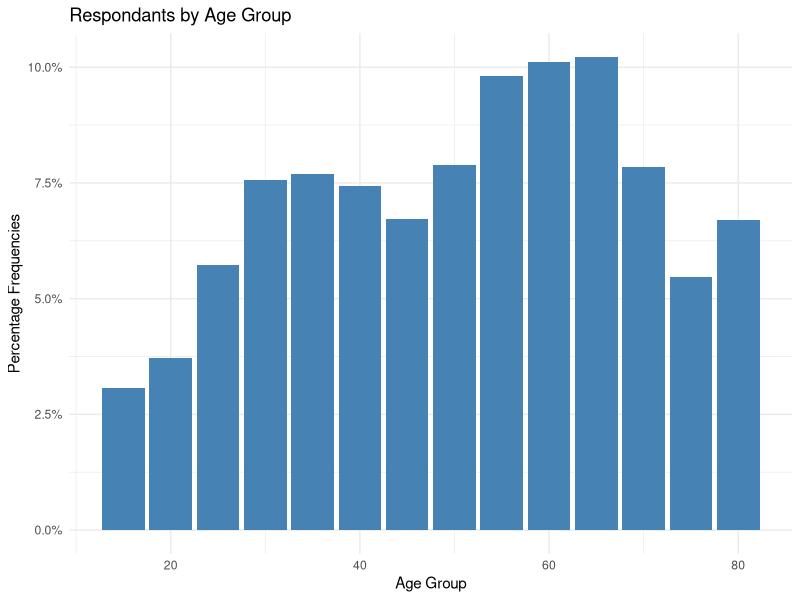
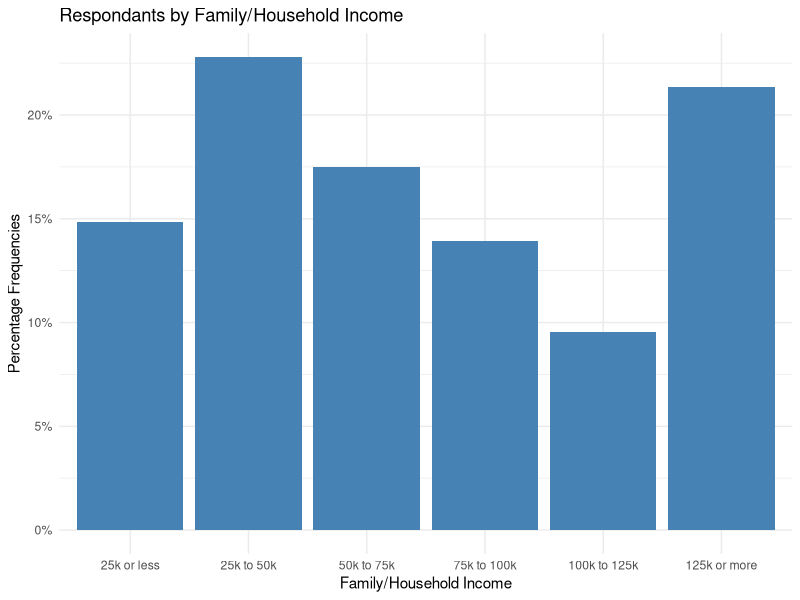
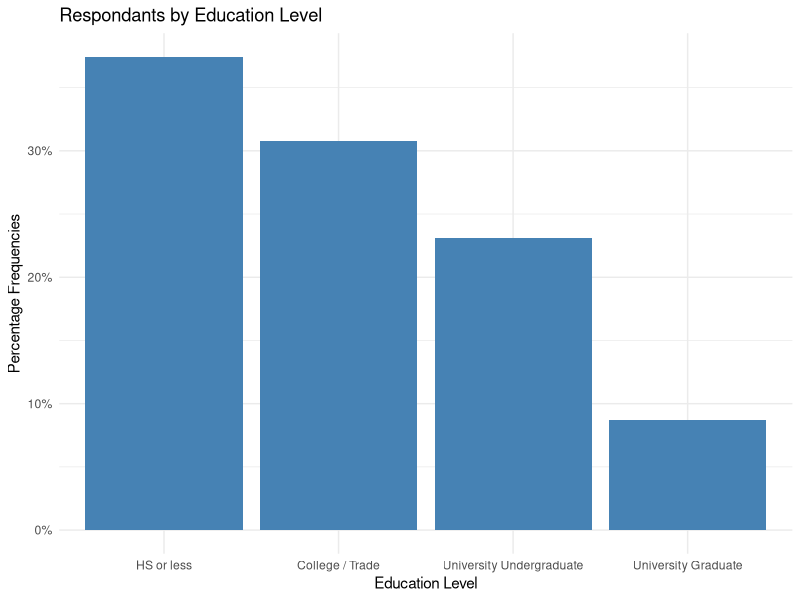

The R script that drew these images, in order:
## ---- chunk 1
knitr::opts_chunk$set(echo = FALSE)
library(dplyr)
library(knitr)
library(ggplot2)
library(tidyverse)
library(scales)
## ---- chunk 2
my_data <- read.csv("gss-prepared-for-analysis.csv")

display_data <- my_data %>% 
  select(
    caseid,
    sex,
    child,
    age,
    income_family,
    religion_importance,
    education_level,
    region,
    pop_center
  )

# Table 1

Table1 <- head(display_data) %>% 
  kable(align = "c",
        format = "simple",
        col.names = c("Case ID", "Sex", "Have Children", "Age", 
                      "Family Income", "Importance of Religion", "Education Level", "Province", "Urban / Rural"),
        )
  
Table1
## ---- chunk 3
Figure1 <- my_data %>% #Create an overall view of Age of respondents 
  ggplot(aes(x = age_group)) +
  geom_bar(aes(y = ..prop..), stat = "count", fill = "steelblue") + 
  scale_y_continuous(labels=scales::percent) +
  labs(title = "Respondants by Age Group", y = "Percentage Frequencies", x = "Age Group")+
  theme_minimal()  #Adjust how it is displayed 
  
Figure1 
## ---- chunk 4
display_data2 <- my_data %>% 
  select(
    age_group,
    income_family
  )

display_data2[display_data2=="$25,000 to $49,999"] <- "25k to 50k"
display_data2[display_data2=="Less than $25,000"] <- "25k or less"
display_data2[display_data2=="$50,000 to $74,999"] <- "50k to 75k"
display_data2[display_data2=="$75,000 to $99,999"] <- "75k to 100k"
display_data2[display_data2=="$100,000 to $ 124,999"] <- "100k to 125k"
display_data2[display_data2=="$125,000 and more"] <- "125k or more"



Figure2 <- display_data2 %>% #Create an overall view of Age of respondents 
    mutate(income_family = fct_relevel(income_family, 
            "25k or less", "25k to 50k", "50k to 75k", 
            "75k to 100k", "100k to 125k", "125k or more")) %>%
  ggplot(aes(x = income_family)) +
  geom_bar(aes(y = (..count..)/sum(..count..)), stat = "count", fill = "steelblue") + 
  scale_y_continuous(labels=scales::percent) +
  labs(title = "Respondants by Family/Household Income", y = "Percentage Frequencies", x = "Family/Household Income")+
  theme_minimal()  #Adjust how it is displayed 
  
Figure2 
## ---- chunk 5
Figure3 <- my_data %>% #Create an overall view of Age of respondents 
  mutate(education_level = fct_relevel(education_level, 
            "HS or less", "College / Trade", "University Undergraduate", 
            "University Graduate")) %>%
  ggplot(aes(x = education_level)) +
  geom_bar(aes(y = (..count..)/sum(..count..)), stat = "count", fill = "steelblue") + 
  scale_y_continuous(labels=scales::percent) +
  labs(title = "Respondants by Education Level", y = "Percentage Frequencies", x = "Education Level")+
  theme_minimal()  #Adjust how it is displayed 
  
Figure3 
## ---- chunk 6
dummy_income <- data.frame(
  "income level" = c("greater than $125,000", "between $25,000 to $49,999", "between $50,000 to $74,999", "between $75,000 to $99,999", "less than $25,000", "between $100,000 tp $124,999"),
  inc1 = c(1,0,0,0,0,0),
  inc2 = c(0,1,0,0,0,0),
  inc3 = c(0,0,1,0,0,0),
  inc4 = c(0,0,0,1,0,0),
  inc5 = c(0,0,0,0,1,0),
  inc6 = c(0,0,0,0,0,0)
)

kable(dummy_income, caption = "Dummy Variable Coding Set Up for Income Levels")
## ---- chunk 7
dummy_edu <- data.frame(
  "education level" = c("high school or less education", "University Graduate", "University Undergraduate", "college/trade"),
  HS = c(1,0,0,0),
  graduate = c(0,1,0,0),
  under = c(0,0,1,0),
  college = c(0,0,0,0)
)

kable(dummy_edu, caption = "Dummy Variable Coding Set Up for Education Levels")
## ---- chunk 8
dummy_pop <- data.frame(
  "population center" = c("Poplation centered at PEI", "Rural areas and small population centres(non CMA/CA)", "Larger urban population centres (CMA/CA)"),
  PEI = c(1,0,0),
  rural = c(0,1,0),
  urban = c(0,0,0)
)

kable(dummy_pop, caption = "Dummy Variable Coding Set Up for Population Center")
## ---- chunk 9
#logistic regression
my_logit_dd <- glm(
  child ~ age + as.factor(income_family) + as.factor(education_level) 
  + as.factor(pop_center),
  data = my_data, family = "binomial"
)

summary(my_logit_dd)
## ---- chunk 10
my_log_res <- data.frame(
  variable = c("age", "income greater than $125,000", "income between $25,000 to $49,999", "income between $50,000 to $74,999", "income between $75,000 to $99,999", "income less than $25,000", "high school or less education", "University Graduate", "University Undergraduate","Poplation centered at PEI", "Rural areas and small population centres(non CMA/CA)"),
  estimate = c(0.060790, 0.161424, -0.680099, -0.449230, -0.197017, -0.872898, -0.102521, -0.779989, -0.468140, 0.276375, 0.526007)
)

kable(my_log_res, caption = "Summary of Losgistic Estimates", 
      label = "Data Source: GSS2017")
## ---- chunk 11
summary(my_logit_dd)
